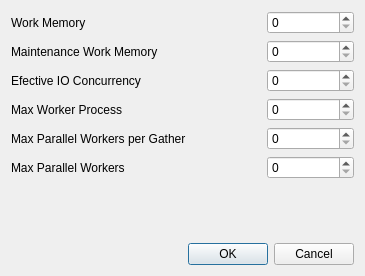
<?xml version="1.0" encoding="UTF-8"?>
<ui version="4.0">
 <class>DlgWorkers</class>
 <widget class="QDialog" name="DlgWorkers">
  <property name="geometry">
   <rect>
    <x>0</x>
    <y>0</y>
    <width>365</width>
    <height>276</height>
   </rect>
  </property>
  <property name="windowTitle">
   <string>Dialog</string>
  </property>
  <layout class="QVBoxLayout" name="verticalLayout">
   <item>
    <layout class="QFormLayout" name="formLayout">
     <property name="labelAlignment">
      <set>Qt::AlignLeading|Qt::AlignLeft|Qt::AlignVCenter</set>
     </property>
     <item row="0" column="0">
      <widget class="QLabel" name="label">
       <property name="minimumSize">
        <size>
         <width>250</width>
         <height>0</height>
        </size>
       </property>
       <property name="text">
        <string>Work Memory</string>
       </property>
      </widget>
     </item>
     <item row="0" column="1">
      <widget class="QSpinBox" name="spinBox">
       <property name="minimumSize">
        <size>
         <width>80</width>
         <height>0</height>
        </size>
       </property>
      </widget>
     </item>
     <item row="1" column="0">
      <widget class="QLabel" name="label_2">
       <property name="text">
        <string>Maintenance Work Memory</string>
       </property>
      </widget>
     </item>
     <item row="1" column="1">
      <widget class="QSpinBox" name="spinBox_2">
       <property name="minimumSize">
        <size>
         <width>80</width>
         <height>0</height>
        </size>
       </property>
      </widget>
     </item>
     <item row="2" column="0">
      <widget class="QLabel" name="label_3">
       <property name="text">
        <string>Efective IO Concurrency</string>
       </property>
      </widget>
     </item>
     <item row="2" column="1">
      <widget class="QSpinBox" name="spinBox_3">
       <property name="minimumSize">
        <size>
         <width>80</width>
         <height>0</height>
        </size>
       </property>
      </widget>
     </item>
     <item row="3" column="0">
      <widget class="QLabel" name="label_4">
       <property name="text">
        <string>Max Worker Process</string>
       </property>
      </widget>
     </item>
     <item row="3" column="1">
      <widget class="QSpinBox" name="spinBox_4">
       <property name="minimumSize">
        <size>
         <width>80</width>
         <height>0</height>
        </size>
       </property>
      </widget>
     </item>
     <item row="4" column="0">
      <widget class="QLabel" name="label_5">
       <property name="text">
        <string>Max Parallel Workers per Gather</string>
       </property>
      </widget>
     </item>
     <item row="4" column="1">
      <widget class="QSpinBox" name="spinBox_5">
       <property name="minimumSize">
        <size>
         <width>80</width>
         <height>0</height>
        </size>
       </property>
      </widget>
     </item>
     <item row="5" column="0">
      <widget class="QLabel" name="label_6">
       <property name="text">
        <string>Max Parallel Workers</string>
       </property>
      </widget>
     </item>
     <item row="5" column="1">
      <widget class="QSpinBox" name="spinBox_6">
       <property name="minimumSize">
        <size>
         <width>80</width>
         <height>0</height>
        </size>
       </property>
      </widget>
     </item>
    </layout>
   </item>
   <item>
    <widget class="QDialogButtonBox" name="buttonBox">
     <property name="orientation">
      <enum>Qt::Horizontal</enum>
     </property>
     <property name="standardButtons">
      <set>QDialogButtonBox::Cancel|QDialogButtonBox::Ok</set>
     </property>
    </widget>
   </item>
  </layout>
 </widget>
 <resources/>
 <connections>
  <connection>
   <sender>buttonBox</sender>
   <signal>accepted()</signal>
   <receiver>DlgWorkers</receiver>
   <slot>accept()</slot>
   <hints>
    <hint type="sourcelabel">
     <x>248</x>
     <y>254</y>
    </hint>
    <hint type="destinationlabel">
     <x>157</x>
     <y>274</y>
    </hint>
   </hints>
  </connection>
  <connection>
   <sender>buttonBox</sender>
   <signal>rejected()</signal>
   <receiver>DlgWorkers</receiver>
   <slot>reject()</slot>
   <hints>
    <hint type="sourcelabel">
     <x>316</x>
     <y>260</y>
    </hint>
    <hint type="destinationlabel">
     <x>286</x>
     <y>274</y>
    </hint>
   </hints>
  </connection>
 </connections>
</ui>
